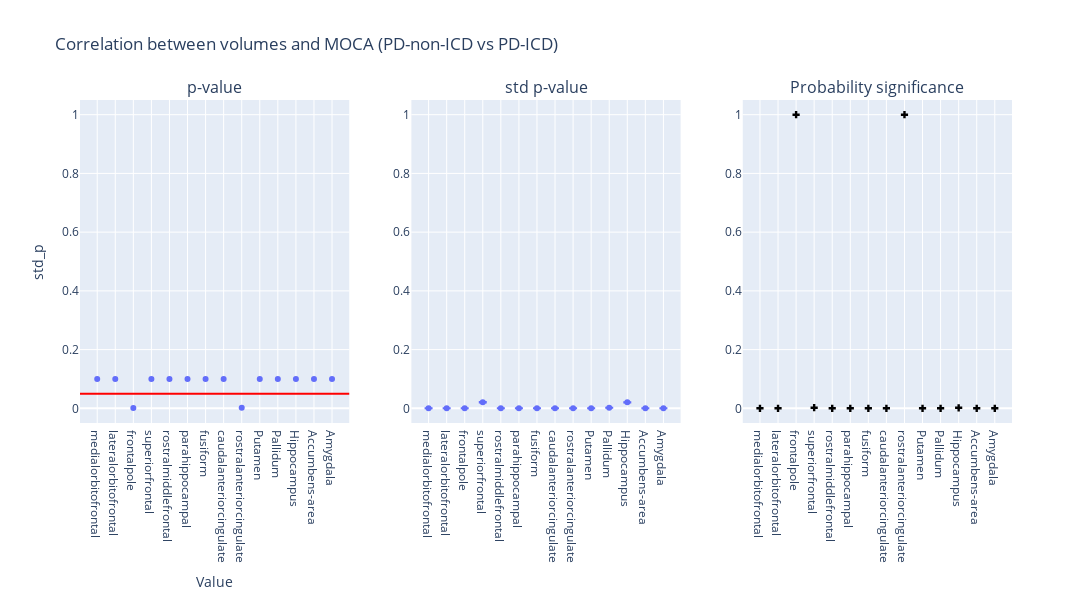

Notebook source saved alongside this figure:
### Code cell
plot_dumbbell(df_t4, "PD-non-ICD vs PD-ICD")

### Figure 1 — Plotly figure (JSON) as saved in the notebook; plotly's stock layout.template omitted (floating-point values rounded to 4 significant figures)
{"data": [{"hovertemplate": "region=%{x}<br>p_value=%{y}<extra></extra>", "legendgroup": "", "marker": {"color": "#636efa", "symbol": "circle"}, "mode": "markers", "name": "", "orientation": "v", "showlegend": false, "type": "scatter", "x": ["medialorbitofrontal", "lateralorbitofrontal", "frontalpole", "superiorfrontal", "rostralmiddlefrontal", "parahippocampal", "fusiform", "caudalanteriorcingulate", "rostralanteriorcingulate", "Putamen", "Pallidum", "Hippocampus", "Accumbens-area", "Amygdala"], "xaxis": "x", "y": [0.1, 0.1, 0.001, 0.1, 0.1, 0.1, 0.1, 0.1, 0.002, 0.1, 0.1, 0.1, 0.1, 0.1], "yaxis": "y"}, {"error_y": {"array": [1.107e-07, 6.657e-08, 3.01e-12, 0.0005634, 7.223e-08, 7.598e-11, 1.224e-11, 6.841e-14, 9.173e-17, 4.493e-07, 5.313e-05, 0.0005558, 4.386e-06, 3.348e-13], "arrayminus": [1.138e-07, 6.847e-08, 3.096e-12, 0.0005795, 7.429e-08, 7.815e-11, 1.258e-11, 7.036e-14, 9.434e-17, 4.621e-07, 5.464e-05, 0.0005717, 4.511e-06, 3.443e-13]}, "hovertemplate": "region=%{x}<br>std_p=%{y}<extra></extra>", "legendgroup": "", "marker": {"color": "#636efa", "symbol": "circle"}, "mode": "markers", "name": "", "orientation": "v", "showlegend": false, "type": "scatter", "x": ["medialorbitofrontal", "lateralorbitofrontal", "frontalpole", "superiorfrontal", "rostralmiddlefrontal", "parahippocampal", "fusiform", "caudalanteriorcingulate", "rostralanteriorcingulate", "Putamen", "Pallidum", "Hippocampus", "Accumbens-area", "Amygdala"], "xaxis": "x2", "y": [4.062e-06, 2.444e-06, 1.105e-10, 0.02068, 2.651e-06, 2.789e-09, 4.492e-10, 2.511e-12, 3.367e-15, 1.649e-05, 0.00195, 0.0204, 0.000161, 1.229e-11], "yaxis": "y2"}, {"marker": {"color": "black", "symbol": "cross"}, "mode": "markers", "name": "Flip probability", "showlegend": false, "type": "scatter", "x": ["medialorbitofrontal", "lateralorbitofrontal", "frontalpole", "superiorfrontal", "rostralmiddlefrontal", "parahippocampal", "fusiform", "caudalanteriorcingulate", "rostralanteriorcingulate", "Putamen", "Pallidum", "Hippocampus", "Accumbens-area", "Amygdala"], "xaxis": "x3", "y": [0.0, 0.0, 1.0, 0.00203, 0.0, 0.0, 0.0, 0.0, 1.0, 0.0, 8.507e-215, 0.00178, 0.0, 0.0], "yaxis": "y3"}], "layout": {"annotations": [{"font": {"size": 16}, "showarrow": false, "text": "p-value", "x": 0.1444, "xanchor": "center", "xref": "paper", "y": 1, "yanchor": "bottom", "yref": "paper"}, {"font": {"size": 16}, "showarrow": false, "text": "std p-value", "x": 0.5, "xanchor": "center", "xref": "paper", "y": 1, "yanchor": "bottom", "yref": "paper"}, {"font": {"size": 16}, "showarrow": false, "text": "Probability significance", "x": 0.8556, "xanchor": "center", "xref": "paper", "y": 1, "yanchor": "bottom", "yref": "paper"}], "height": 600, "hovermode": "closest", "shapes": [{"line": {"color": "red", "width": 2}, "type": "line", "x0": 0, "x1": 1, "xref": "x domain", "y0": 0.05, "y1": 0.05, "yref": "y"}], "title": {"text": "Correlation between volumes and MOCA (PD-non-ICD vs PD-ICD)"}, "width": 1400, "xaxis": {"anchor": "y", "domain": [0, 0.2889], "title": {"text": "Value"}}, "xaxis2": {"anchor": "y2", "domain": [0.3556, 0.6444]}, "xaxis3": {"anchor": "y3", "domain": [0.7111, 1]}, "yaxis": {"anchor": "x", "domain": [0, 1], "range": [-0.05, 1.05], "title": {"text": "std_p"}}, "yaxis2": {"anchor": "x2", "domain": [0, 1], "range": [-0.05, 1.05]}, "yaxis3": {"anchor": "x3", "domain": [0, 1], "range": [-0.05, 1.05]}}}
